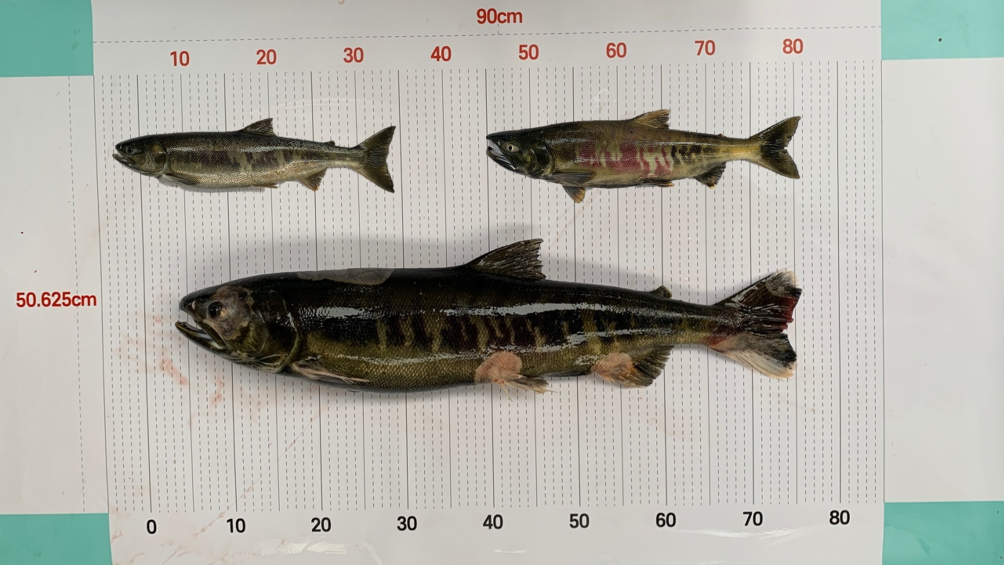
#> input picture tools/salmon/test/many.jpg, 2007 x 1129 px (shown at 1/2 size)
$ python -i new_test.py   (imports and definitions only)
#> lines starting #> are read from the running program, lines starting #| are printed output that depends on the picture; after the words box and inside, x2 and y2 are one past the last pixel; in counts of white or black regions, pixels touching at a corner belong together
#> further down, picture is the input picture: shape (1129, 2007, 3); mean B, G, R 167.3, 175.1, 175.8
######For uncrop first img#######
####img path ->"/data/yunjin/last/salmon"

import cv2
import os, sys
import numpy as np
import matplotlib.pyplot as plt


IMAGE_PATHS = "/data/yunjin/last/salmon"
SAVE_PATHS = "/data/yunjin/last/mmdetection/salmonimg/test"

def perspective_correction(src, max_height=790, max_width=790):
   # Get color ranges at the corners
#> called with max_height = 790, max_width = 790
   height, width = src.shape[:2]
#> height = 1129; width = 2007
   img_height = (int)(height*0.7)
#> img_height = 790
   img_width = (int)(width*0.7)
#> img_width = 1404
#    print(src[height-5,width-5].tolist())
   color = []
   off_pixel = 1
   color.append(src[off_pixel, off_pixel].tolist())
   color.append(src[height-off_pixel, off_pixel].tolist())
   color.append(src[off_pixel, width-off_pixel].tolist())
   color.append(src[height-off_pixel, width-off_pixel].tolist())
#    print(color)
   # lower and upper ranges
   lower = []
   upper = []
   for i in range (3):
      color.sort(key=lambda k: k[i])   # sort 가장 낮은 수 부터 높은 수 까지 -> Range 정하기
    #   print(color)
      low_col = color[0][i]-10
      if low_col < 0:
         lower.append(0)
      else:
         lower.append(low_col)

      up_col = color[3][i]+10
      if up_col > 255:
         upper.append(255)
      else:
         upper.append(up_col)
#> this loop made 3 passes
#> (low_col, up_col) on passes 1 to 3: (141, 198), (154, 210), (90, 150)
#> after the loop, lower = [141, 154, 90]; upper = [198, 210, 150]
#    print(lower)
#    print(upper)
   lower = np.array(lower, dtype="uint8")
   upper = np.array(upper, dtype="uint8")
   mask = cv2.inRange(src, lower, upper)
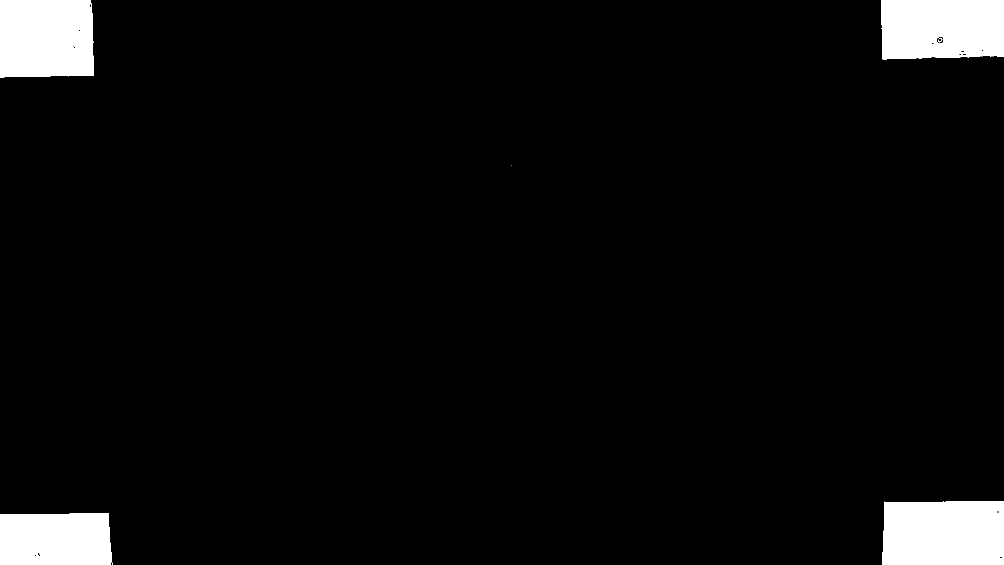
#> mask: shape (1129, 2007) (shown at 1/2 size); 4.8% white; 6 white regions (1 under 20 px), largest, box (x1, y1, x2, y2) and area: (1765, 1002, 2007, 1129) 30076, (0, 0, 188, 155) 28294, (1763, 0, 2007, 119) 27785, (0, 1026, 225, 1129) 22265, (1876, 76, 1885, 85) 23
   bound = cv2.bitwise_and(src, src, mask=mask)
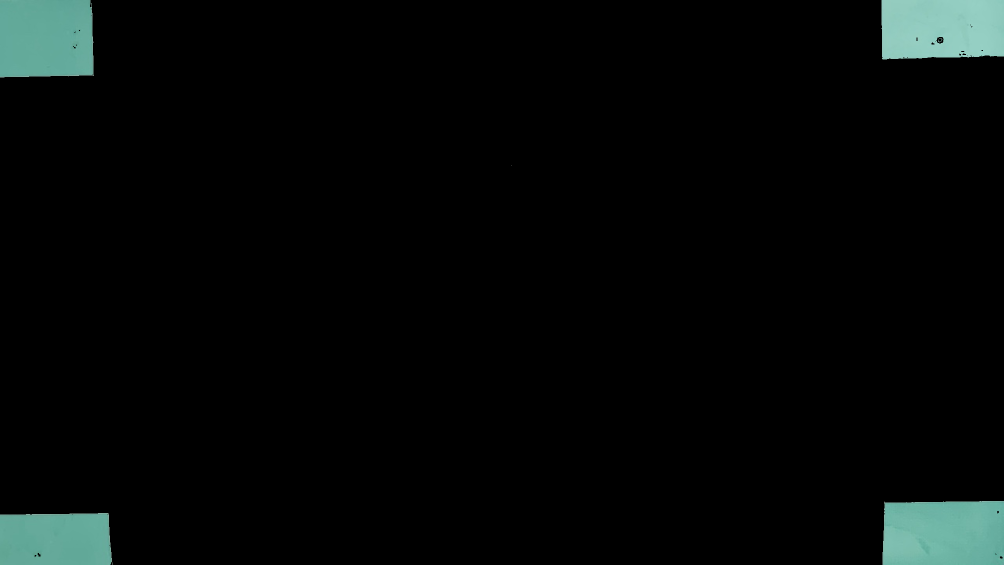
#> bound: shape (1129, 2007, 3) (shown at 1/2 size); mean B, G, R 8, 8.7, 5.5
#    plt.imshow(cv2.cvtColor(bound, cv2.COLOR_BGR2RGB)), plt.show() #range를 토대로 mask 형성

   gray = cv2.cvtColor(bound, cv2.COLOR_BGR2GRAY) #gray 마스크로 변경
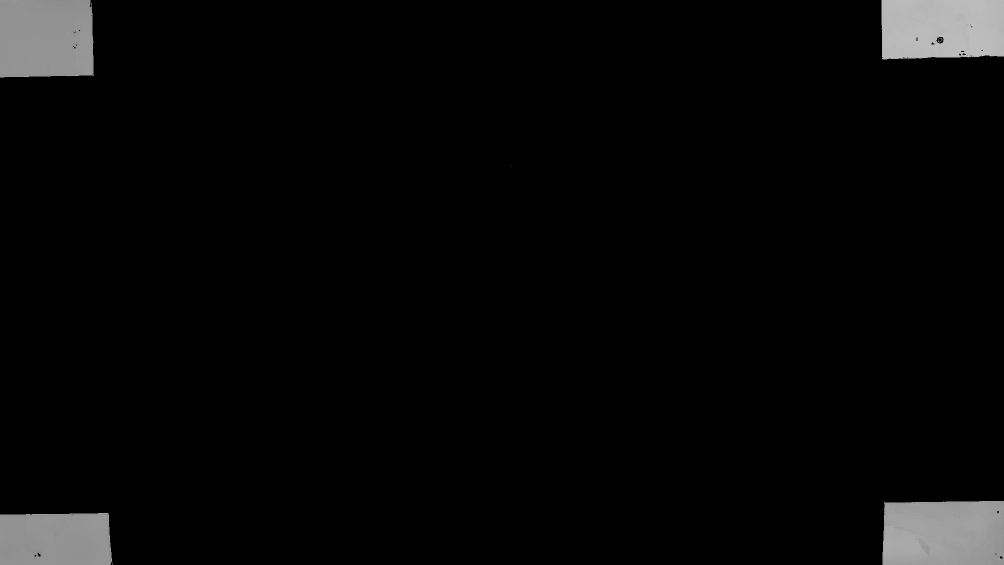
#> gray: shape (1129, 2007) (shown at 1/2 size); min 0, max 190, mean 7.6
# #    plt.imshow(cv2.cvtColor(gray, cv2.COLOR_BGR2RGB)), plt.show()
   blur = cv2.GaussianBlur(gray, (7,7), 0)


#    # detect the corners
   corners = cv2.goodFeaturesToTrack(blur, 4, 0.01, 500, blockSize = 15)  # four points
#> corners = [[1880, 80], [1774, 1010], [181, 145], [212, 1031]]
   corners = np.int0(corners)
#    print(corners)


   if len(corners) == 4:
      srcPoints = []
      for i in corners:
         x, y = i.ravel()
         srcPoints.append([x, y])
#> this loop made 4 passes
#> after the loop, srcPoints has the same summary as corners
#          #cv2.circle(src, (x, y), 5, (0,0,255), -1)

      # Order four points
      srcPoints.sort(key=lambda k: k[0]) # sort by x
      #print(srcPoints)
      first_col = []
      first_col.append(srcPoints[0])
      first_col.append(srcPoints[1])
      first_col.sort(key=lambda k: k[1])

      second_col = []
      second_col.append(srcPoints[2])
      second_col.append(srcPoints[3])
      second_col.sort(key=lambda k: k[1])

      srcPoints = []
      srcPoints.append(first_col[0])
      srcPoints.append(first_col[1])
      srcPoints.append(second_col[0])
      srcPoints.append(second_col[1])

    # [8 lines of commented-out code are left out]

      dstPoints = [[0, 0], [0, img_height], [img_width, 0], [img_width, img_height]]
      H, mask = cv2.findHomography(np.float32(srcPoints), np.float32(dstPoints))
#> H = [[0.857, -0.03, -150.8], [0.0311, 0.814, -123.7], [2.44e-05, -8.82e-05, 1]]; mask = [1, 1, 1, 1]
      #dst = cv2.warpPerspective(img, H, (img_width, img_height))
      # plt.imshow(cv2.cvtColor(dst, cv2.COLOR_BGR2RGB)), plt.show()
      return cv2.warpPerspective(src, H, (img_width, img_height))
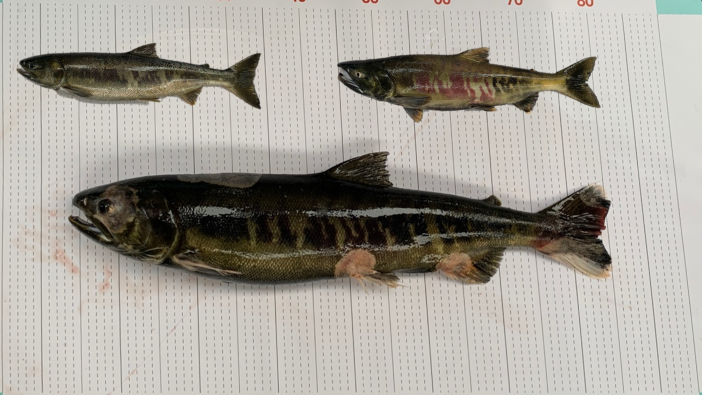
#> returned value: shape (790, 1404, 3) (shown at 1/2 size); mean of channels 0, 1, 2 154.9, 163, 167.3; drawn as B, G, R
    #   plt.imshow(mask), plt.show()
   else:
      return cv2.resize(src, (img_width, img_height), interpolation=cv2.INTER_AREA)

##############################################################################################

file_list = os.listdir(IMAGE_PATHS)


# [9 lines not run here, left out]

>>> import cv2
>>> picture = cv2.imread('../salmon/test/many.jpg')
>>> result = perspective_correction(picture)
